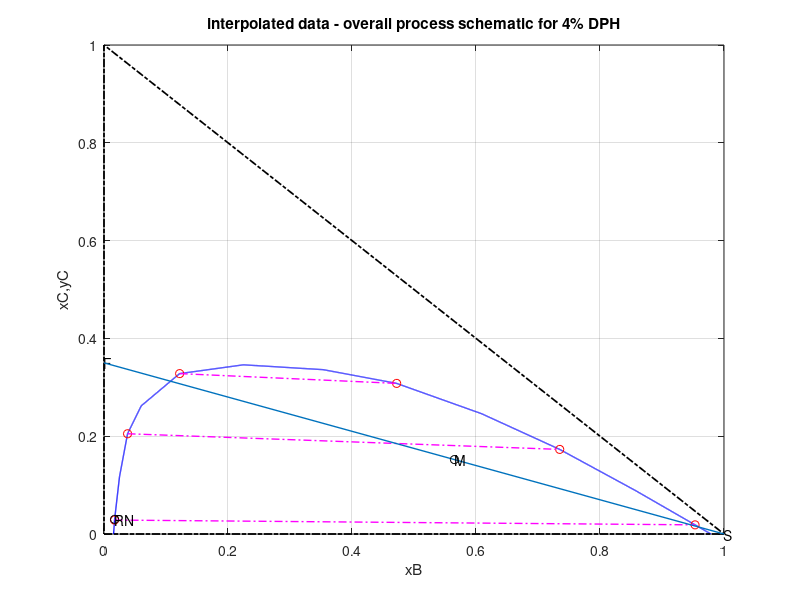

MATLAB code to generate this figure: (Note: this script raises an error after producing the figure.)
clc
clear all
B = [ 0.0155 0.017 0.025 0.038 0.06 0.122 0.225 0.354 0.472 0.609 0.735 0.857 0.9533 0.9788]
C = [ 0 0.0285 0.117 0.205 0.262 0.328 0.346 0.336 0.308 0.246 0.173 0.089 0.0187 0.0]
A = 1- B - C


A= 1- B - C;

B1 = zeros(1,10001);
C1 = zeros(1,10001);
for i = 1:10001;
    B1(i) = (i-1)/10000;
    C1(i) =interp1(B,C,B1(i));
end
figure(1)
plot(B1,C1,'b','linewidth',1.00);grid on;
hold on;
plot([0 1 0 0],[0 0 1 0],'k-.','linewidth',1.25)
xlabel('xB');ylabel('xC,yC');title('interpolated data - overall process schematic for 4% DPH')

%fitting the raffinate data
p1 = polyfit(B(1:7),C(1:7),5);
f1= polyval(p1,B(1:7));

%fitting the extract data
p2 = polyfit(B(8:14),C(8:14),6);
f2= polyval(p2,B(8:14));

%tielines
tiexc = [0.0285 0.205 0.328];
tieyc = [0.0187 0.173 0.308];
tiexb = [0.017 0.038 0.122];
tieyb = [0.9533 0.735 0.472];

tie_slope = zeros(1,length(tiexc));
for i = 1:length(tiexc);
    tie_slope(i) = (tieyc(i) - tiexc(i))/(tieyb(i) - tiexb(i)) ;
end

%% Tie line drawing for n tie lines where n= length(tiexc)
for i = 1:length(tiexc);
   plot(tiexb(i),tiexc(i),'ro-')
   plot(tieyb(i),tieyc(i),'ro-')
   plot( [tiexb(i)  tieyb(i)],[tiexc(i)  tieyc(i)],'m-.','linewidth',1.0)
end


F = 1000;
S = 1300
xbf =0;
xcf = 0.35;
ybs =1;
ycs = 0;

xcN = 0.03;
index = find(abs(C1-xcN) <= 0.001,1,'first');
xbN = B1(index);
%plotting FS
text(xbf, xcf,'F');
text(ybs,ycs,'S');
plot([xbf,ybs],[xcf,ycs],'LineWidth',1);
slope_FS = (xcf-ycs)/(xbf-ybs);

plot(xbN, xcN, 'ko');
text(xbN, xcN,'RN');

%calculating M 
M = F + S;
My = ((xcf*F) + (ycs*S))/M;
Mx = (F*xbf + S*ybs)/M;
plot(double(Mx),double(My),'ko')
text(double(Mx),double(My),'M')

%slope of RN and M to find E1
slope_RNM = (My - xcN)/(Mx - xbN);
syms x y
eqn1 = y == slope_RNM*(x - xbN) + xcN;
eqn2 = y == poly2sym(p2);
sol12 = vpasolve([eqn1, eqn2], [x, y]);
if(sol12.x(5) < 1 && sol12.y(5) < 1 && sol12.x(5) >= 0 && sol12.y(5) >= 0)
    ybe(1) = sol12.x(5); yce(1) = sol12.y(5);
else
    ybe(1) = sol12.x(6); yce(1) = sol12.y(6);
end
plot(ybe(1), yce(1), 'ko');
text(ybe(1), yce(1)+0.01, 'E1');
plot([xbN, ybe(1)], [xcN, yce(1)])

%slope of F and E1
slope_FE1 = (yce(1) - xcf)/(ybe(1) - xbf);
%slope of RN and S
slope_RNS = (ycs - xcN)/(ybs - xbN);

eqn3 = y == slope_FE1*(x - xbf) + xcf;
eqn4 = y == slope_RNS*(x - xbN) + xcN;

%finding P 
[dx, dy] = vpasolve([eqn3, eqn4], [x, y]);
plot(dx, dy, 'ko');
text(dx + 0.05, dy, 'd');

plot([xbf dx], [xcf, dy], 'k');
plot([xbN(1) dx], [xcN(1), dy], 'k');

%to calculate R1
if ((0 < yce(1)) && (yce(1) <= 0.0187))
   slope = 0 + (yce(1) - 0)*tie_slope(1)/(0.0187);
elseif((0.0187 < yce(1)) && (yce(1) <= 0.173))
   slope = tie_slope(1) + (yce(1) - 0.0187)*(tie_slope(2) - tie_slope(1))/(0.173 - 0.0187);
elseif((0.173 < yce(1)) && (yce(1) <= 0.308))
   slope = tie_slope(2) + (yce(1) - 0.173)*(tie_slope(3) - tie_slope(2))/(0.308 - 0.173);
elseif((yce(1) > 0.308))
   slope = tie_slope(3);
end

eqn5 = y == slope*(x - ybe(1)) + yce(1);

eqn6 = y == poly2sym(p1);
sol12 = vpasolve([eqn5, eqn6]);
if(sol12.x(4) < 1 && sol12.y(4) < 1 && sol12.x(4) >= 0 && sol12.y(4) >= 0)
    xbr(1) = sol12.x(4); xcr(1) = sol12.y(4);
else
    xbr(1) = sol12.x(5); xcr(1) = sol12.y(5);
end
plot([xbr(1), ybe(1)], [xcr(1),yce(1)], 'g',LineWidth=1);
plot(xbr(1), xcr(1), 'ko');
text(xbr(1), xcr(1), 'R1');

i = 1;
while(xcr(i) > xcN)
    plot([xbr(i), dx], [xcr(i), dy], 'k');
    
    slope_Rid = (dy - xcr(i))/(dx - xbr(i));
   
    eqn7 = y == slope_Rid*(x - xbr(i)) + xcr(i);
    eqn8 = y == poly2sym(p2);
    
    [ybe(i+1), yce(i+1)] = vpasolve([eqn7, eqn8], [x, y], [0.8 1; 0.0 0.3])
    plot(ybe(i+1), yce(i+1), 'ko');
    text(ybe(i+1), yce(i+1), strcat('E',num2str(i + 1)));

    if ((0 < yce(i+1)) & (yce(i+1) <= 0.0187))
        slope = 0 + (yce(i+1) - 0)*tie_slope(1)/(0.0187);
    elseif((0.0187 < yce(i+1)) & (yce(i+1) <= 0.173))
        slope = tie_slope(1) + (yce(i+1) - 0.0187)*(tie_slope(2) - tie_slope(1))/(0.173 - 0.0187);
    elseif((0.173 < yce(i+1)) & (yce(i+1) <= 0.308))
        slope = tie_slope(2) + (yce(i+1) - 0.173)*(tie_slope(3) - tie_slope(2))/(0.308- 0.173);
    elseif((yce(i+1) > 0.308))
        slope = tie_slope(3);
    end

    eqn9 = y == slope*(x - ybe(i+1)) + yce(i+1);
    eqn10 = y == poly2sym(p1);
    [xbr(i+1), xcr(i+1)] = vpasolve([eqn9, eqn10], [x, y], [0 0.1; 0.0 0.2]);
    if(xcr(i+1) > xcN)
        plot([xbr(i+1), ybe(i+1)], [xcr(i+1),yce(i+1)], 'g',LineWidth=1);
        plot(xbr(i+1), xcr(i+1), 'ko');
        text(xbr(i+1) - 0.05, xcr(i+1), strcat('R',num2str(i + 1)));
    end
    
    i = i + 1;
end
stages = i

Ybe = ones(1, stages);
Yce = ones(1, stages);
Xbr = ones(1, stages);
Xcr = ones(1, stages);
stage = ones(1, stages);
for j = 1 : stages
    stage(j) = j;
    Xcr(j) = xcr(j);
end
figure(2)
plot(stage, Xcr, 'bo-')
grid on

for j = 1 : stages
    stage(j) = j;
    Yce(j) = yce(j);
end
hold on
plot(stage, Yce, 'mo-')
grid on
title('intermediate stage vs Rxc,Eyc conc profile');grid on;
xlabel('intermediate stage')
ylabel('fraction of acetic acid')
legend('raffinate','extract')

R = ones(1, stages);
E = ones(1, stages);
syms x y
eqn11 = x == F + S - y;
eqn12 = x == (1/Xcr(stages))*((S*ycs) + (F*xcf) - (y*Yce(1)));
[x y] = vpasolve([eqn11, eqn12], [x, y]);
R(stages) = x;
E(1) = y;
frac = (R(stages)*Xcr(stages)) - (S*ycs);
c = R(stages) - S;
for k = 2: stages
syms x y
    eqn13 = (x*Xcr(k-1)) - (y*Yce(k)) == frac;
    eqn14 = x - y == c;
    [R(k-1), E(k)] = vpasolve([eqn13, eqn14], [x, y]);
end
percentageRemoved = ones(1, stages);
for m = 1 : stages 
        percentageRemoved(m) = ((F*xcf) - (R(m)*Xcr(m)))/(F*xcf);
end

figure(3)
plot(stage, percentageRemoved*100, 'bo-')
grid on
title('intermediate stage vs acetic acid removal');grid on;
xlabel('intermediate stage')
ylabel('percentage of acetic acid removed')
